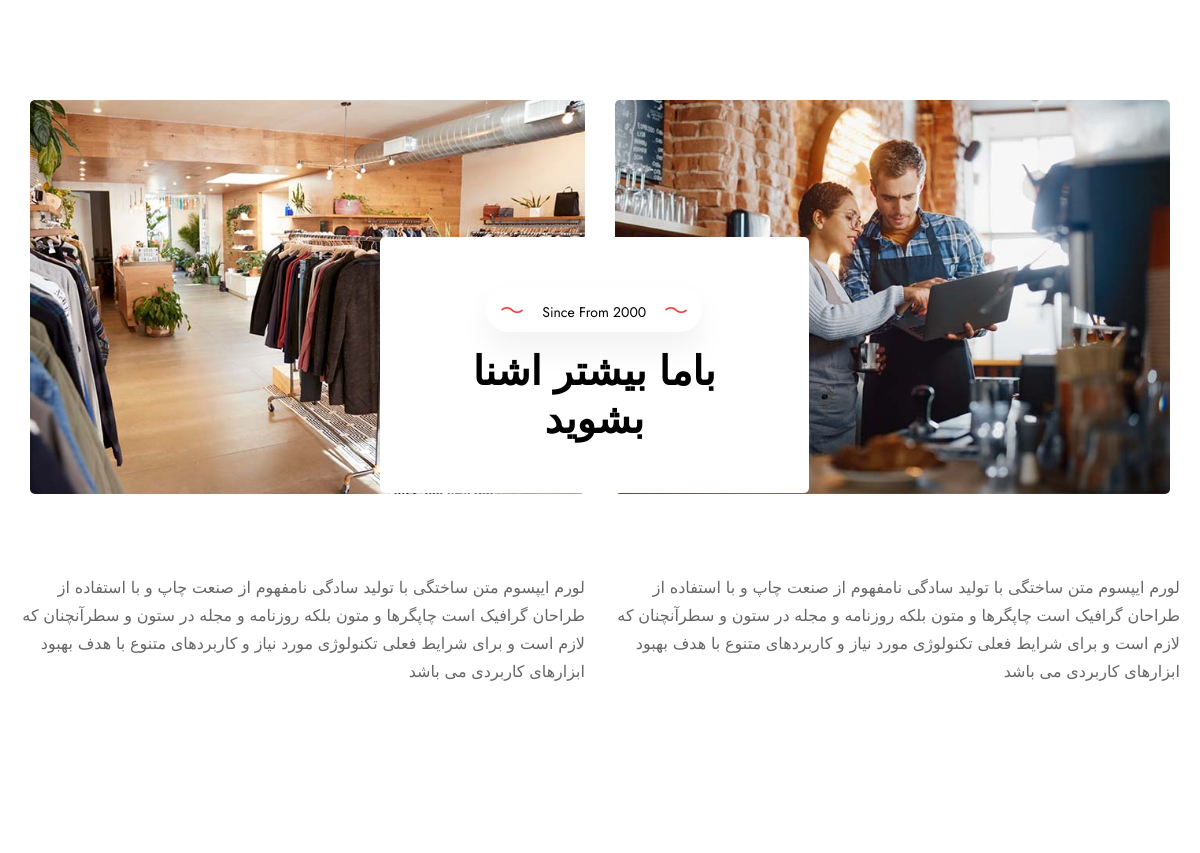
The app's page /about-us (upper part), older data.
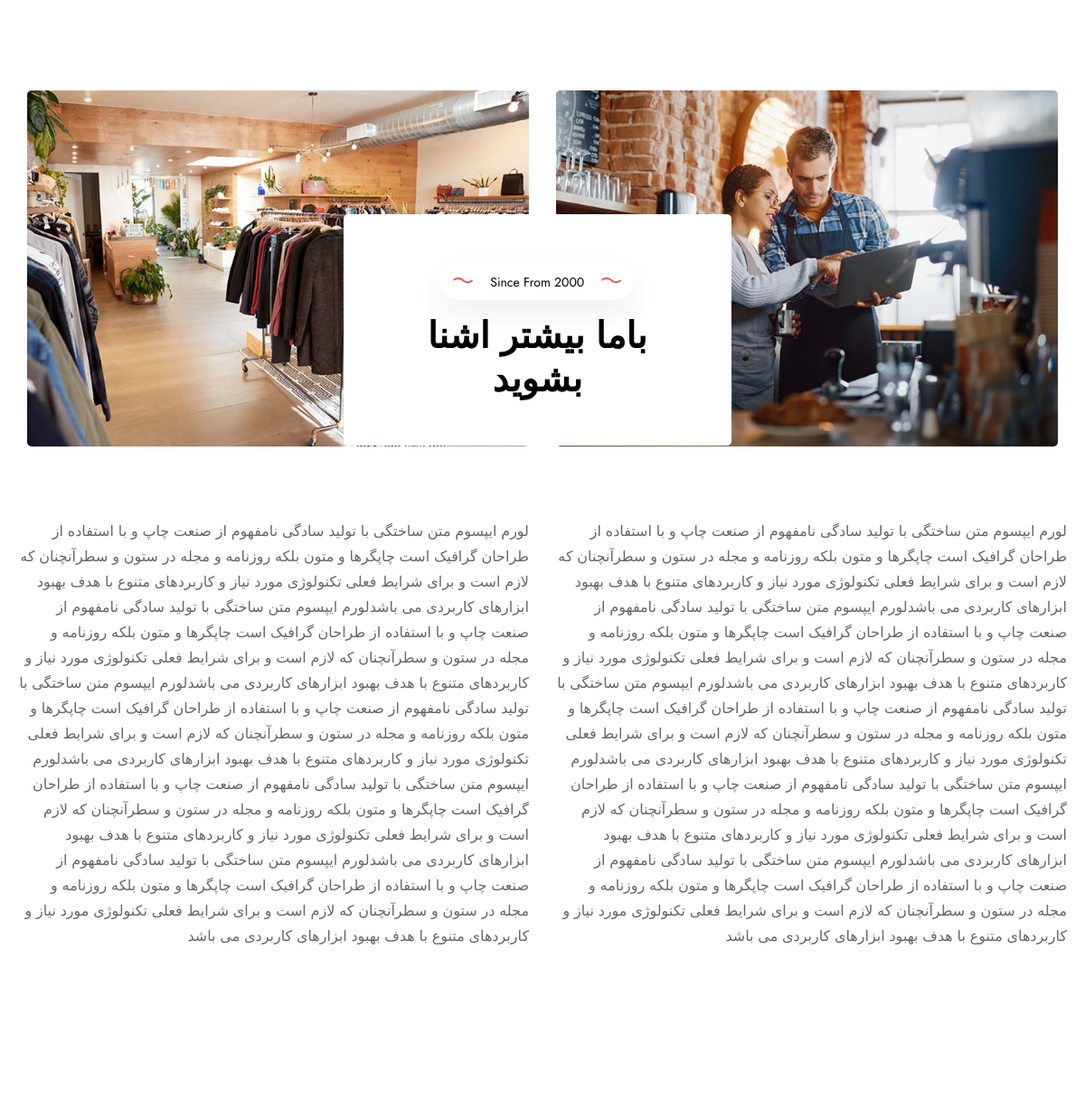
The same page, newer data.
### AESHome/models.py (models this page shows, shortened)
class About_us(models.Model):
    small_title = models.CharField(max_length=75, verbose_name='متن بالای عنوان')
    title = models.CharField(max_length=75, verbose_name='عنوان')
    description = models.TextField(verbose_name='توضیحات')
    description2 = models.TextField(verbose_name='قسمت دوم توضیحات')
    team_active_posts = models.BooleanField(default=False, verbose_name='فعال کردن قسمت افراد')
    is_active = models.BooleanField(default=True, verbose_name='فعال')
    is_delete = models.BooleanField(default=False, verbose_name='حذف')
    active = ProductManager()
    class Meta:
        verbose_name = 'درباره ما'
        verbose_name_plural = 'قسمت درباره ما'

### AESHome/views.py (the view)
# urls.py: path('about-us', views.AboutUs, name='about-us.home'),
def AboutUs(request):
    context = {'SiteSetting': SiteSetting.active.first(),
               'About_us': About_us.active.prefetch_related('about_team_set', 'about_features_set').order_by(
                   '-id').first(),
               }
    return render(request, 'AESHome/about.html', context)

### AESHome/models.py (called while the page is built)
    def get_queryset(self):
        return super().get_queryset().filter(is_delete=False, is_active=True).all()

### templates/AESHome/about.html (shortened to what this page needs)
{% extends 'Layouts/Base.html' %}
{% block content %}
    <section class="about-us-area pt-120 pb-75 pt-md-60 pb-md-15 pt-xs-50 pb-xs-10">
        <div class="container">
            <div class="image-section">
                <div class="row">
                    <div class="col-lg-6">
                        <div class="image-1">
                            <img src="../../static/images/about/img-1.jpg" alt="img">
                        </div>
                    </div>
                    <div class="col-lg-6">
                        <div class="image-2">
                            <img src="../../static/images/about/img-2.jpg" alt="img">
                        </div>
                    </div>
                </div>
                <div class="section-title">
                    <div class="title-inner">
                        <div class="wrapper">
                            <div class="sub-content">
                                <img class="line-1" src="../../static/images/banner/wvbo-icon.png" alt="">
                                <span class="sub-text">{{ About_us.small_title }}</span>
                                <img class="line-2" src="../../static/images/banner/wvbo-icon.png" alt="">
                            </div>
                            <h2 class="title">{{ About_us.title }}</h2>
                        </div>
                    </div>
                </div>
            </div>
            <div class="section-text">
                <div class="row">
                    <div class="col-lg-6">
                        <p class="description">{{ About_us.description }}</p>
                    </div>
                    <div class="col-lg-6">
                        <p class="description">{{ About_us.description2 }}</p>
                    </div>
                </div>
            </div>
        </div>
    </section>
    <div class="features-area">
    </div>
{% endblock %}

Row changes from the older to the newer data that the page shows:
changed About_us "باما بیشتر اشنا بشوید": description "…بهبود ابزارهای کاربردی می باشد" → "…بهبود ابزارهای کاربردی می باشدلورم ایپسوم متن ساختگی با تولید سادگی نامفهوم از صنعت چاپ و با استفاده از طراحان گرافیک است چاپگرها و متون بلکه روزنامه و مجله در ستون و سطرآنچنان که لازم است و برای شرایط فعلی تکنولوژی مورد نیاز و کاربردهای متنوع با هدف بهبود ابزارهای کاربردی می باشدلورم ایپسوم متن ساختگی با تولید سادگی نامفهوم از صنعت چاپ و با استفاده از طراحان گرافیک است چاپگرها و متون بلکه روزنامه و مجله در ستون و سطرآنچنان که لازم است و برای شرایط فعلی تکنولوژی مورد نیاز و کاربردهای متنوع با هدف بهبود ابزارهای کاربردی می باشدلورم ایپسوم متن ساختگی با تولید سادگی نامفهوم از صنعت چاپ و با استفاده از طراحان گرافیک است چاپگرها و متون بلکه روزنامه و مجله در ستون و سطرآنچنان که لازم است و برای…"; description2 "…بهبود ابزارهای کاربردی می باشد" → "…بهبود ابزارهای کاربردی می باشدلورم ایپسوم متن ساختگی با تولید سادگی نامفهوم از صنعت چاپ و با استفاده از طراحان گرافیک است چاپگرها و متون بلکه روزنامه و مجله در ستون و سطرآنچنان که لازم است و برای شرایط فعلی تکنولوژی مورد نیاز و کاربردهای متنوع با هدف بهبود ابزارهای کاربردی می باشدلورم ایپسوم متن ساختگی با تولید سادگی نامفهوم از صنعت چاپ و با استفاده از طراحان گرافیک است چاپگرها و متون بلکه روزنامه و مجله در ستون و سطرآنچنان که لازم است و برای شرایط فعلی تکنولوژی مورد نیاز و کاربردهای متنوع با هدف بهبود ابزارهای کاربردی می باشدلورم ایپسوم متن ساختگی با تولید سادگی نامفهوم از صنعت چاپ و با استفاده از طراحان گرافیک است چاپگرها و متون بلکه روزنامه و مجله در ستون و سطرآنچنان که لازم است و برای…"
